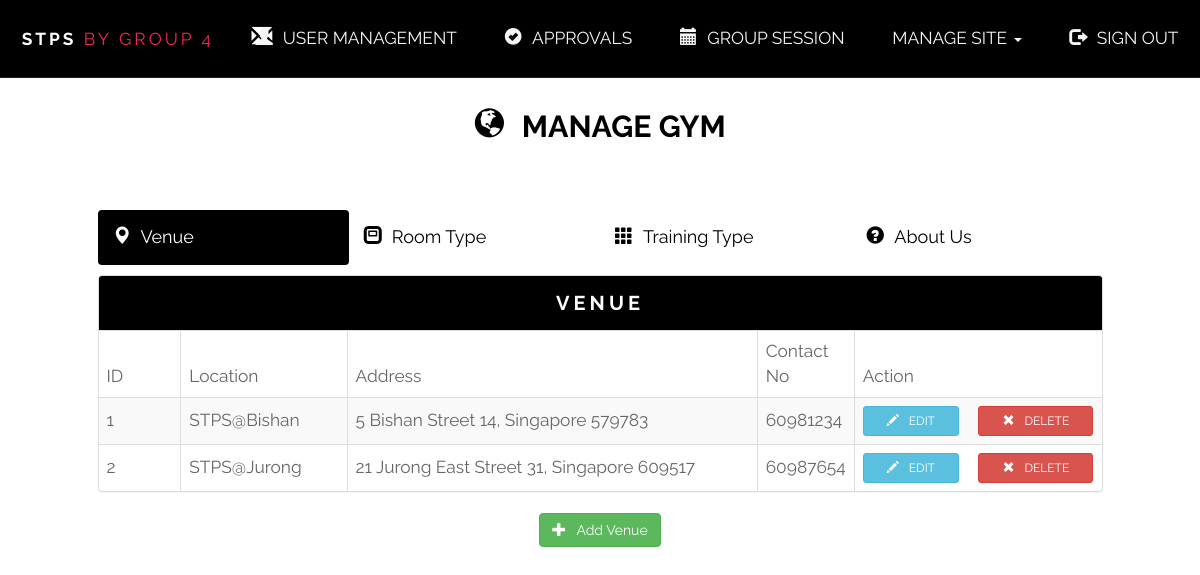
Screenshot of /administrator/manageGym.php with the database file from the repository.
### tables this page shows
CREATE TABLE IF NOT EXISTS `venue` (
  `id` int(11) NOT NULL,
  `location` varchar(255) NOT NULL,
  `address` varchar(255) NOT NULL,
  `contact` int(8) NOT NULL
);

### administrator/loadGymInfo.php (the view, shortened to what this page needs)
<?php
function getVenue() {
    require('../database/dbconfig.php');
    $sql = "SELECT * FROM venue";
    $req = $conn->prepare($sql);
    $req->execute();
    $rows = $req->fetchAll();
    if (!empty($rows)) {
        foreach ($rows as $row):
            $id = $row['id'];
            $location = $row['location'];
            $address = $row['address'];
            $contact = $row['contact'];
            echo "<tr>";
            echo "<td class=\"col-md-1\">$id</td>";
            echo "<td class=\"col-md-2\">$location</td>";
            echo "<td class=\"col-md-5\">$address</td>";
            echo "<td class=\"col-md-1\">$contact</td>";
            echo "<td class=\"col-md-3 padding-l15-r15\" >";
            echo "<a data-toggle=\"modal\" data-target=\"#editGymModal\" onclick=\"setEditInfo('venue', '$id','$location', '$address', '$contact')\" class=\"btn btn-info btn-sm col-md-5\"><span class=\"glyphicon glyphicon-pencil icon-space\"></span>EDIT</a>";
            echo "<a data-toggle=\"modal\" data-target=\"#deleteModal\" onclick=\"setDeleteInfo('venue', '$id','$location')\" class=\"btn btn-danger btn-sm col-md-offset-1 col-md-6\"><span class=\"glyphicon glyphicon-remove icon-space\"></span>DELETE</a>";
            echo "</td></tr>";
        endforeach;
    }
    else {
        echo "<tr><td colspan = \"12\" style=\"text-align:center;\">";
        echo "No venue record found";
        echo "</td></tr>";
    }
}

### administrator/css/style.css (style rules this page uses)
body { margin-top: 80px; padding: 20px; font-family: Lato; }
.padding-l15-r15 { padding-left:15px; padding-right:15px; }

### administrator/css/admin_style.css (style rules this page uses)
html, body, div, span, applet, object, iframe, h1, h2, h3, h4, h5, h6, p, blockquote, pre, a, abbr, acronym, address, big, cite, code, del, dfn, em, img, ins, kbd, q, s, samp, small, strike, strong, sub, sup, tt, var, b, u, i, center, dl, dt, dd, ol, ul, li, fieldset, form, label, legend, table, caption, tbody, tfoot, thead, tr, th, td, article, aside, canvas, details, embed, figure, figcaption, footer, header, hgroup, menu, nav, output, ruby, section, summary, time, mark, audio, video { margin: 0; padding: 0; border: 0; font-size: 100%; font: inherit; vertical-align: baseline; }
body { line-height: 1; }
body { -webkit-text-size-adjust: none; }
body { background-color: #fff; color: #666; }
body, input, select, textarea { font-family: "Raleway", Arial, Helvetica, sans-serif; font-size: 13pt; font-weight: 400; line-height: 2em; }
a { text-decoration: none; color: #484848; }

### administrator/css/user-management.css (style rules this page uses)
.icon-space { margin-right: 10px; }
.table > tbody > tr > td { vertical-align: middle; }

### rows the page displays
venue: id "1", location "STPS@Bishan", address "5 Bishan Street 14, Singapore 579783", contact "60981234"
venue: id "2", location "STPS@Jurong", address "21 Jurong East Street 31, Singapore 609517", contact "60987654"
